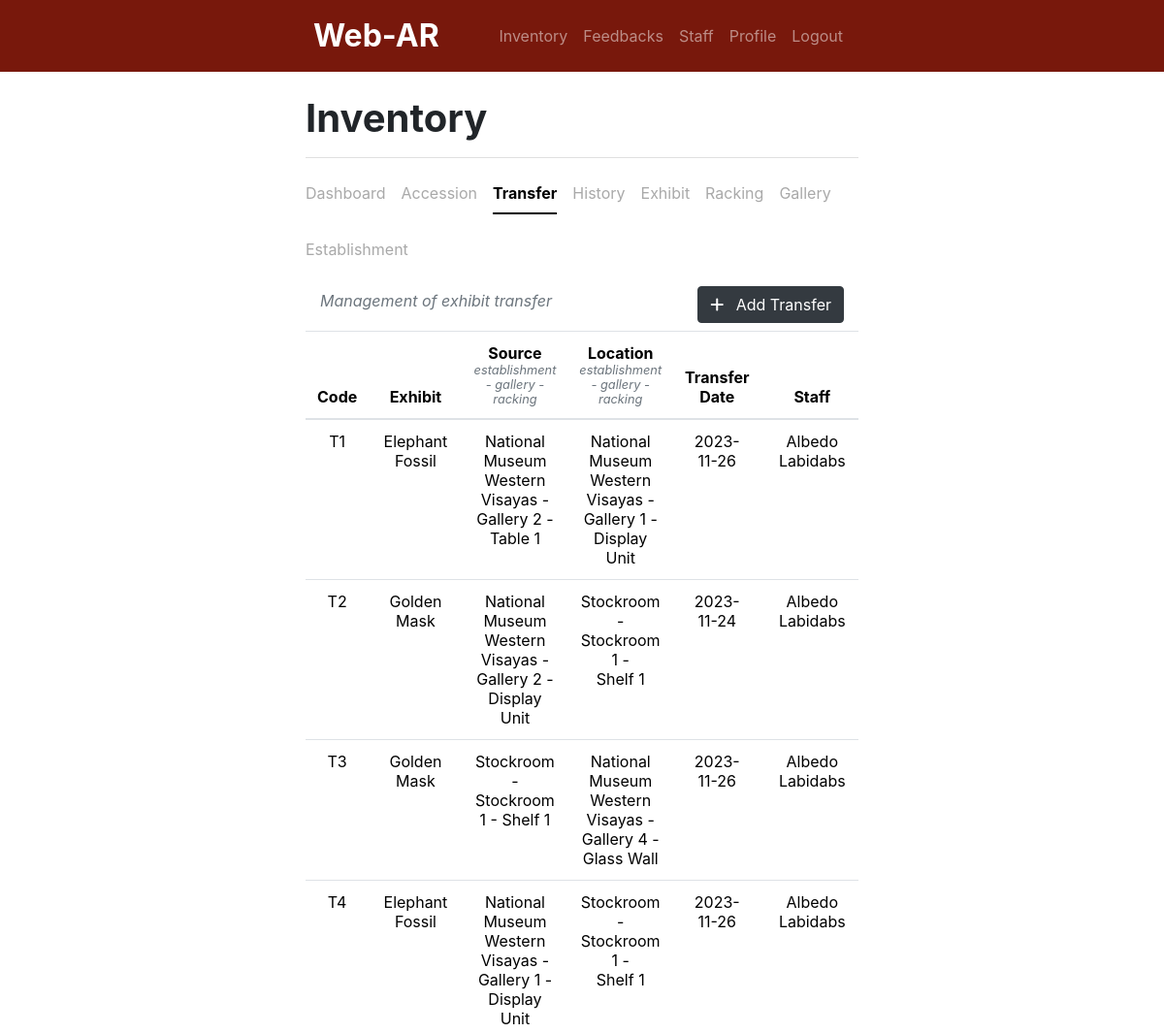
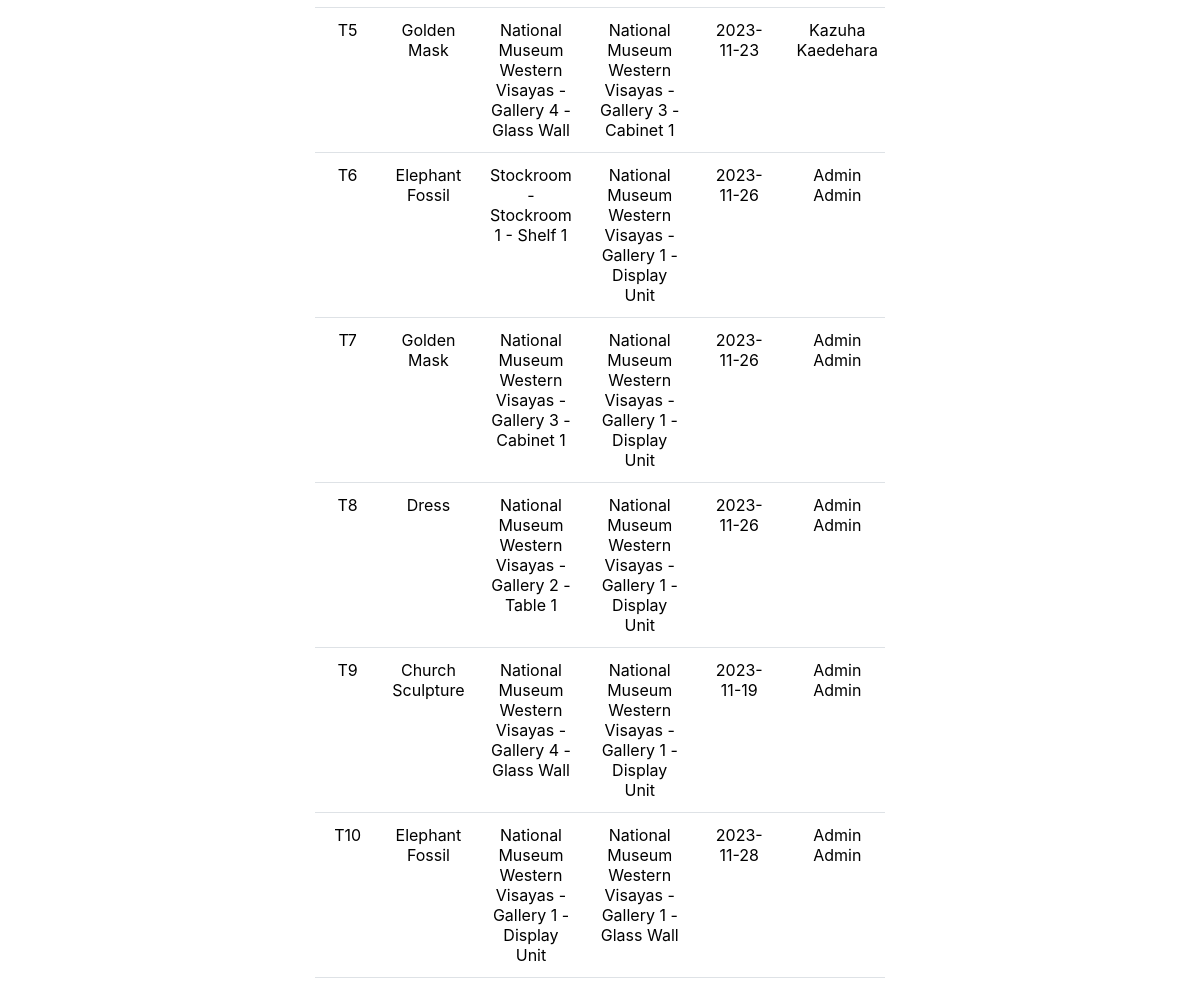
Screenshot of /inventory/transfer.php (signed in) with the database file from the repository (2 pictures, top to bottom).
### tables this page shows
CREATE TABLE `exhibit_transfer` (
  `ID` int(11) NOT NULL,
  `transferCode` varchar(255) NOT NULL,
  `sourceLocation` varchar(255) NOT NULL,
  `establishmentCode` varchar(255) NOT NULL,
  `galleryCode` varchar(255) NOT NULL,
  `rackingCode` varchar(255) NOT NULL,
  `exhibitID` int(11) NOT NULL,
  `transferDate` date NOT NULL,
  `staffID` int(11) NOT NULL,
  `posted` tinyint(1) NOT NULL DEFAULT 0 COMMENT '0 - Not Posted; 1 - Posted',
  `datePosted` date NOT NULL,
  `timestamp` timestamp NOT NULL DEFAULT current_timestamp() ON UPDATE current_timestamp()
);

CREATE TABLE `exhibit` (
  `exhibitID` int(11) NOT NULL,
  `exhibitCode` varchar(255) NOT NULL,
  `exhibitName` varchar(255) NOT NULL,
  `exhibitInformation` longtext NOT NULL,
  `exhibitModel` longtext NOT NULL,
  `isActive` tinyint(1) NOT NULL DEFAULT 1 COMMENT '1 - active'
);

CREATE TABLE `establishment` (
  `ID` int(11) NOT NULL,
  `establishmentCode` varchar(255) NOT NULL,
  `establishmentName` text NOT NULL,
  `isActive` tinyint(1) NOT NULL DEFAULT 1 COMMENT '1 - active; 0 - inactive'
);

CREATE TABLE `gallery` (
  `ID` int(11) NOT NULL,
  `galleryCode` varchar(255) NOT NULL,
  `galleryName` text NOT NULL,
  `establishmentCode` varchar(255) NOT NULL,
  `isActive` tinyint(1) NOT NULL DEFAULT 1 COMMENT '1 - active; 0 - inactive'
);

CREATE TABLE `racking` (
  `ID` int(11) NOT NULL,
  `rackingCode` varchar(255) NOT NULL,
  `rackingName` text NOT NULL,
  `galleryCode` varchar(255) NOT NULL,
  `isActive` tinyint(1) DEFAULT 1 COMMENT '1 - active; 0 - inactive1 - active; 0 - inactive'
);

CREATE TABLE `staff` (
  `staffID` int(11) NOT NULL,
  `firstName` text NOT NULL,
  `lastName` text NOT NULL,
  `contactNumber` varchar(20) NOT NULL,
  `username` varchar(100) NOT NULL,
  `password` varchar(100) NOT NULL,
  `role` text NOT NULL,
  `isActive` tinyint(1) NOT NULL DEFAULT 1 COMMENT '1 - active; 0 - inactive'
);

### inventory/transfer.php (the view, shortened to what this page needs)
<?php
    include '../header.php';
    include 'navbar.php';
    include '../db_connect.php';
    include 'i_nav.php';
?>
<div class="container w-50">
    <div class="container d-flex justify-content-between align-items-center text-muted fst-italic">
        <p class="text-muted fst-italic">Management of exhibit transfer</p>
        <button class="btn btn-dark mb-2" data-bs-toggle="modal" data-bs-target="#addTransferModal" role="button">
            <i class="fa-solid fa-plus"></i>
            <span class="ms-2">Add Transfer</span>
        </button>
    </div>
    <div class="table-responsive">
        <table class="table table-hover">
            <thead class="text-center">
                <tr>
                    <th scope="col">Code</th>
                    <th scope="col">Exhibit</th>
                    <th scope="col">Source<small class="d-block text-muted fst-italic">establishment - gallery - racking</small></th>
                    <th scope="col">Location<small class="d-block text-muted fst-italic">establishment - gallery - racking</small></th>
                    <th scope="col">Transfer Date</th>
                    <th scope="col">Staff</th>
                </tr>
            </thead>
            <tbody>
                <?php
                    $q = "SELECT exhibit_transfer.*, establishment.establishmentName, gallery.galleryName, racking.rackingName, exhibit.exhibitName, staff.firstName, staff.lastName
                    FROM exhibit_transfer
                    LEFT JOIN establishment ON exhibit_transfer.establishmentCode = establishment.establishmentCode
                    LEFT JOIN gallery ON exhibit_transfer.galleryCode = gallery.galleryCode
                    LEFT JOIN racking ON exhibit_transfer.rackingCode = racking.rackingCode
                    LEFT JOIN exhibit ON exhibit_transfer.exhibitID = exhibit.exhibitID
                    LEFT JOIN staff ON exhibit_transfer.staffID = staff.staffID
                    ORDER BY LENGTH(exhibit_transfer.transferCode), exhibit_transfer.transferCode";
                    $r = mysqli_query($conn, $q);
                    while ($row = mysqli_fetch_assoc($r)) {
                        $transferCode         = $row['transferCode'];
                        $sourceLocation       = $row['sourceLocation'];
                        $establishmentName    = $row['establishmentName'];
                        $galleryName          = $row['galleryName'];
                        $rackingName          = $row['rackingName'];
                        $exhibitName          = $row['exhibitName'];
                        $staffFirstName       = $row['firstName'];
                        $staffLastName        = $row['lastName'];
                        $transferDate         = $row['transferDate'];
                ?>
                    <tr>
                        <td class="text-center"><?php echo $transferCode; ?></td>
                        <td class="text-center"><?php echo $exhibitName; ?></td>
                        <td class="text-center"><?php echo $sourceLocation; ?></td>
                        <td class="text-center"><?php echo $establishmentName . ' -<br>' . $galleryName . ' -<br>' . $rackingName; ?></td>
                        <td class="text-center"><?php echo $transferDate; ?></td>
                        <td class="text-center"><?php echo $staffFirstName . ' ' . $staffLastName; ?></td>
                    </tr>
                <?php
                    }
                ?>
            </tbody>
        </table>
    </div>
</div>

### rows the page displays
exhibit_transfer: transferCode "T1", exhibitID.exhibitName "Elephant Fossil", sourceLocation "National Museum Western Visayas - Gallery 2 - Table 1", establishmentCode.establishmentName "National Museum Western Visayas", galleryCode.galleryName "Gallery 1", rackingCode.rackingName "Display Unit", transferDate "2023-11-26", staffID.firstName "Albedo", staffID.lastName "Labidabs"
exhibit_transfer: transferCode "T2", exhibitID.exhibitName "Golden Mask", sourceLocation "National Museum Western Visayas - Gallery 2 - Display Unit", establishmentCode.establishmentName "Stockroom", galleryCode.galleryName "Stockroom 1", rackingCode.rackingName "Shelf 1", transferDate "2023-11-24", staffID.firstName "Albedo", staffID.lastName "Labidabs"
exhibit_transfer: transferCode "T3", exhibitID.exhibitName "Golden Mask", sourceLocation "Stockroom - Stockroom 1 - Shelf 1", establishmentCode.establishmentName "National Museum Western Visayas", galleryCode.galleryName "Gallery 4", rackingCode.rackingName "Glass Wall", transferDate "2023-11-26", staffID.firstName "Albedo", staffID.lastName "Labidabs"
exhibit_transfer: transferCode "T4", exhibitID.exhibitName "Elephant Fossil", sourceLocation "National Museum Western Visayas - Gallery 1 - Display Unit", establishmentCode.establishmentName "Stockroom", galleryCode.galleryName "Stockroom 1", rackingCode.rackingName "Shelf 1", transferDate "2023-11-26", staffID.firstName "Albedo", staffID.lastName "Labidabs"
exhibit_transfer: transferCode "T5", exhibitID.exhibitName "Golden Mask", sourceLocation "National Museum Western Visayas - Gallery 4 - Glass Wall", establishmentCode.establishmentName "National Museum Western Visayas", galleryCode.galleryName "Gallery 3", rackingCode.rackingName "Cabinet 1", transferDate "2023-11-23", staffID.firstName "Kazuha", staffID.lastName "Kaedehara"
exhibit_transfer: transferCode "T6", exhibitID.exhibitName "Elephant Fossil", sourceLocation "Stockroom - Stockroom 1 - Shelf 1", establishmentCode.establishmentName "National Museum Western Visayas", galleryCode.galleryName "Gallery 1", rackingCode.rackingName "Display Unit", transferDate "2023-11-26", staffID.firstName "Admin", staffID.lastName "Admin"
exhibit_transfer: transferCode "T7", exhibitID.exhibitName "Golden Mask", sourceLocation "National Museum Western Visayas - Gallery 3 - Cabinet 1", establishmentCode.establishmentName "National Museum Western Visayas", galleryCode.galleryName "Gallery 1", rackingCode.rackingName "Display Unit", transferDate "2023-11-26", staffID.firstName "Admin", staffID.lastName "Admin"
exhibit_transfer: transferCode "T8", exhibitID.exhibitName "Dress", sourceLocation "National Museum Western Visayas - Gallery 2 - Table 1", establishmentCode.establishmentName "National Museum Western Visayas", galleryCode.galleryName "Gallery 1", rackingCode.rackingName "Display Unit", transferDate "2023-11-26", staffID.firstName "Admin", staffID.lastName "Admin"
exhibit_transfer: transferCode "T9", exhibitID.exhibitName "Church Sculpture", sourceLocation "National Museum Western Visayas - Gallery 4 - Glass Wall", establishmentCode.establishmentName "National Museum Western Visayas", galleryCode.galleryName "Gallery 1", rackingCode.rackingName "Display Unit", transferDate "2023-11-19", staffID.firstName "Admin", staffID.lastName "Admin"
exhibit_transfer: transferCode "T10", exhibitID.exhibitName "Elephant Fossil", sourceLocation "National Museum Western Visayas - Gallery 1 - Display Unit", establishmentCode.establishmentName "National Museum Western Visayas", galleryCode.galleryName "Gallery 1", rackingCode.rackingName "Glass Wall", transferDate "2023-11-28", staffID.firstName "Admin", staffID.lastName "Admin"
